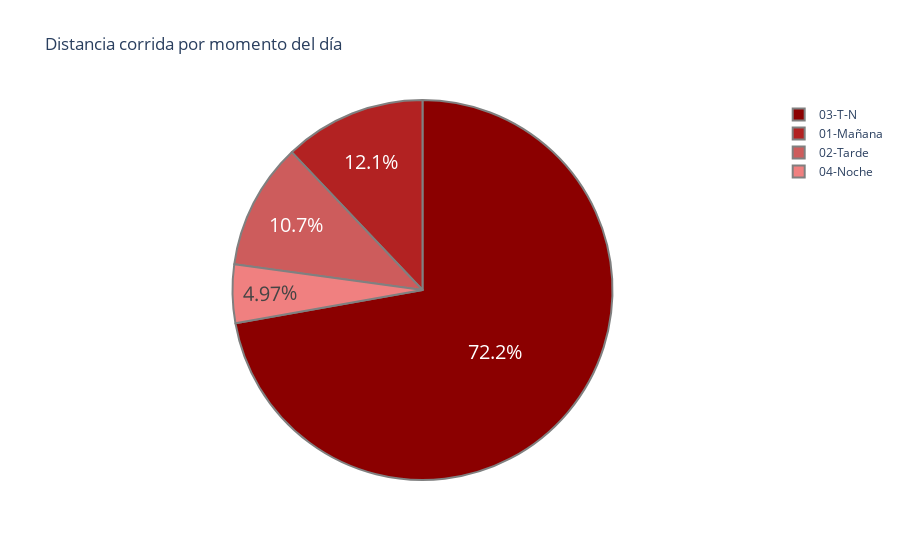

Notebook source saved alongside this figure:
### Code cell
colores = ['lightcoral','indianred','firebrick','darkred']
values = [163, 145, 971, 67]
plt.figure(figsize=(4,4))
fig = px.pie(horario,
             values='Dist', 
             names=horario.index,
             hover_data=['Dist'],  
             title='Distancia corrida por momento del día', 
             color='Dist')
fig.update_traces(textfont_size=20,
                  marker=dict(colors=colores, line=dict(color='grey', width=2)))
fig.show()

### Figure 1 — Plotly figure (JSON) as saved in the notebook; plotly's stock layout.template omitted (floating-point values rounded to 4 significant figures)
{"data": [{"customdata": [[67, 67], [145, 145], [163, 163], [974, 974]], "domain": {"x": [0, 1], "y": [0, 1]}, "hovertemplate": "Horario=%{label}<br>Dist=%{customdata[1]}<extra></extra>", "labels": ["04-Noche", "02-Tarde", "01-Mañana", "03-T-N"], "legendgroup": "", "marker": {"colors": ["lightcoral", "indianred", "firebrick", "darkred"], "line": {"color": "grey", "width": 2}}, "name": "", "showlegend": true, "textfont": {"size": 20}, "type": "pie", "values": [67, 145, 163, 974]}], "layout": {"legend": {"tracegroupgap": 0}, "title": {"text": "Distancia corrida por momento del día"}}}
